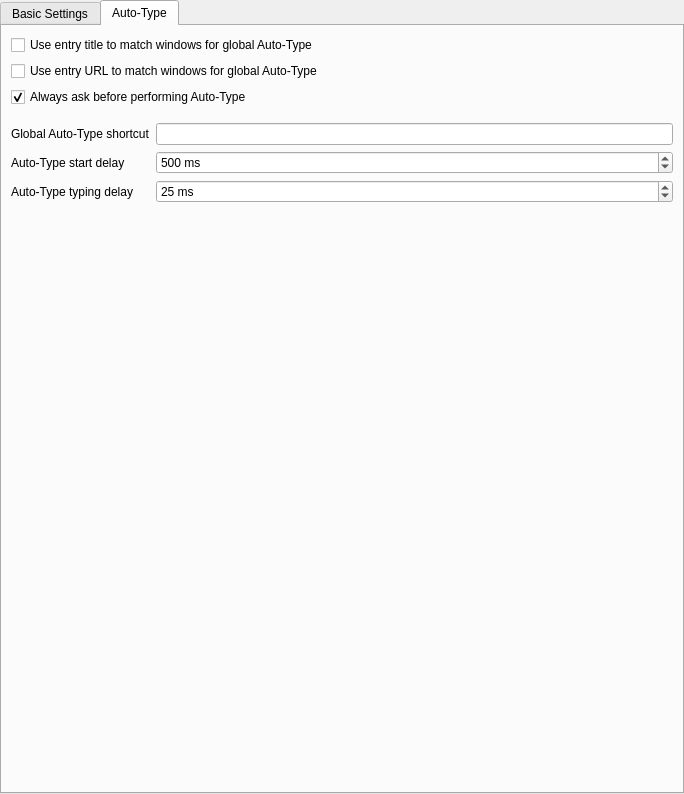
<?xml version="1.0" encoding="UTF-8"?>
<ui version="4.0">
 <class>ApplicationSettingsWidgetGeneral</class>
 <widget class="QWidget" name="ApplicationSettingsWidgetGeneral">
  <property name="geometry">
   <rect>
    <x>0</x>
    <y>0</y>
    <width>684</width>
    <height>794</height>
   </rect>
  </property>
  <layout class="QVBoxLayout" name="verticalLayout_3">
   <property name="leftMargin">
    <number>0</number>
   </property>
   <property name="topMargin">
    <number>0</number>
   </property>
   <property name="rightMargin">
    <number>0</number>
   </property>
   <property name="bottomMargin">
    <number>0</number>
   </property>
   <item>
    <widget class="QTabWidget" name="generalSettingsTabWidget">
     <property name="currentIndex">
      <number>1</number>
     </property>
     <widget class="QWidget" name="tabGeneral">
      <attribute name="title">
       <string>Basic Settings</string>
      </attribute>
      <layout class="QVBoxLayout" name="verticalLayout">
       <item>
        <widget class="QGroupBox" name="startupGroup">
         <property name="title">
          <string>Startup</string>
         </property>
         <layout class="QVBoxLayout" name="verticalLayout_4">
          <item>
           <widget class="QCheckBox" name="singleInstanceCheckBox">
            <property name="text">
             <string>Start only a single instance of KeePassXC</string>
            </property>
            <property name="checked">
             <bool>true</bool>
            </property>
           </widget>
          </item>
          <item>
           <widget class="QCheckBox" name="rememberLastDatabasesCheckBox">
            <property name="text">
             <string>Remember last databases</string>
            </property>
            <property name="checked">
             <bool>true</bool>
            </property>
           </widget>
          </item>
          <item>
           <widget class="QCheckBox" name="rememberLastKeyFilesCheckBox">
            <property name="text">
             <string>Remember last key files and security dongles</string>
            </property>
            <property name="checked">
             <bool>true</bool>
            </property>
           </widget>
          </item>
          <item>
           <widget class="QCheckBox" name="openPreviousDatabasesOnStartupCheckBox">
            <property name="text">
             <string>Load previous databases on startup</string>
            </property>
           </widget>
          </item>
          <item>
           <widget class="QCheckBox" name="systrayMinimizeOnStartup">
            <property name="text">
             <string>Minimize window at application startup</string>
            </property>
           </widget>
          </item>
         </layout>
        </widget>
       </item>
       <item>
        <widget class="QGroupBox" name="saveGroup">
         <property name="title">
          <string>File Management</string>
         </property>
         <layout class="QVBoxLayout" name="verticalLayout_5">
          <item>
           <widget class="QCheckBox" name="useAtomicSavesCheckBox">
            <property name="text">
             <string>Safely save database files (may be incompatible with Dropbox, etc)</string>
            </property>
            <property name="checked">
             <bool>true</bool>
            </property>
           </widget>
          </item>
          <item>
           <widget class="QCheckBox" name="backupBeforeSaveCheckBox">
            <property name="text">
             <string>Backup database file before saving</string>
            </property>
           </widget>
          </item>
          <item>
           <widget class="QCheckBox" name="autoSaveAfterEveryChangeCheckBox">
            <property name="text">
             <string>Automatically save after every change</string>
            </property>
           </widget>
          </item>
          <item>
           <widget class="QCheckBox" name="autoSaveOnExitCheckBox">
            <property name="text">
             <string>Automatically save on exit</string>
            </property>
           </widget>
          </item>
          <item>
           <widget class="QCheckBox" name="ignoreGroupExpansionCheckBox">
            <property name="text">
             <string>Don't mark database as modified for non-data changes (e.g., expanding groups)</string>
            </property>
           </widget>
          </item>
          <item>
           <widget class="QCheckBox" name="autoReloadOnChangeCheckBox">
            <property name="text">
             <string>Automatically reload the database when modified externally</string>
            </property>
           </widget>
          </item>
         </layout>
        </widget>
       </item>
       <item>
        <widget class="QGroupBox" name="entryGroup">
         <property name="title">
          <string>Entry Management</string>
         </property>
         <layout class="QVBoxLayout" name="verticalLayout_6">
          <item>
           <widget class="QCheckBox" name="useGroupIconOnEntryCreationCheckBox">
            <property name="text">
             <string>Use group icon on entry creation</string>
            </property>
            <property name="checked">
             <bool>true</bool>
            </property>
           </widget>
          </item>
          <item>
           <widget class="QCheckBox" name="minimizeOnCopyCheckBox">
            <property name="text">
             <string>Minimize when copying to clipboard</string>
            </property>
           </widget>
          </item>
          <item>
           <widget class="QCheckBox" name="detailsHideCheckBox">
            <property name="text">
             <string>Hide the Details view</string>
            </property>
           </widget>
          </item>
         </layout>
        </widget>
       </item>
       <item>
        <widget class="QGroupBox" name="generalGroup">
         <property name="title">
          <string>General</string>
         </property>
         <layout class="QVBoxLayout" name="verticalLayout_7">
          <item>
           <widget class="QCheckBox" name="toolbarHideCheckBox">
            <property name="text">
             <string>Hide toolbar (icons)</string>
            </property>
           </widget>
          </item>
          <item>
           <widget class="QCheckBox" name="systrayShowCheckBox">
            <property name="text">
             <string>Show a system tray icon</string>
            </property>
           </widget>
          </item>
          <item>
           <widget class="QWidget" name="systraySettings" native="true">
            <layout class="QVBoxLayout" name="systrayLayout">
             <property name="leftMargin">
              <number>0</number>
             </property>
             <property name="topMargin">
              <number>0</number>
             </property>
             <property name="rightMargin">
              <number>0</number>
             </property>
             <property name="bottomMargin">
              <number>0</number>
             </property>
             <item>
              <layout class="QHBoxLayout" name="horizontalLayout_2">
               <property name="spacing">
                <number>0</number>
               </property>
               <property name="sizeConstraint">
                <enum>QLayout::SetMaximumSize</enum>
               </property>
               <item>
                <spacer name="horizontalSpacer">
                 <property name="orientation">
                  <enum>Qt::Horizontal</enum>
                 </property>
                 <property name="sizeType">
                  <enum>QSizePolicy::Fixed</enum>
                 </property>
                 <property name="sizeHint" stdset="0">
                  <size>
                   <width>40</width>
                   <height>20</height>
                  </size>
                 </property>
                </spacer>
               </item>
               <item>
                <widget class="QCheckBox" name="systrayMinimizeToTrayCheckBox">
                 <property name="enabled">
                  <bool>false</bool>
                 </property>
                 <property name="sizePolicy">
                  <sizepolicy hsizetype="Minimum" vsizetype="Fixed">
                   <horstretch>0</horstretch>
                   <verstretch>0</verstretch>
                  </sizepolicy>
                 </property>
                 <property name="text">
                  <string>Hide window to system tray when minimized</string>
                 </property>
                </widget>
               </item>
              </layout>
             </item>
             <item>
              <layout class="QHBoxLayout" name="horizontalLayout_3">
               <property name="spacing">
                <number>0</number>
               </property>
               <property name="sizeConstraint">
                <enum>QLayout::SetMaximumSize</enum>
               </property>
               <item>
                <spacer name="horizontalSpacer_2">
                 <property name="orientation">
                  <enum>Qt::Horizontal</enum>
                 </property>
                 <property name="sizeType">
                  <enum>QSizePolicy::Fixed</enum>
                 </property>
                 <property name="sizeHint" stdset="0">
                  <size>
                   <width>40</width>
                   <height>20</height>
                  </size>
                 </property>
                </spacer>
               </item>
               <item>
                <widget class="QCheckBox" name="systrayMinimizeOnCloseCheckBox">
                 <property name="enabled">
                  <bool>false</bool>
                 </property>
                 <property name="text">
                  <string>Hide window to system tray instead of app exit</string>
                 </property>
                </widget>
               </item>
              </layout>
             </item>
             <item>
              <layout class="QHBoxLayout" name="horizontalLayout_4">
               <property name="spacing">
                <number>0</number>
               </property>
               <property name="sizeConstraint">
                <enum>QLayout::SetMaximumSize</enum>
               </property>
               <item>
                <spacer name="horizontalSpacer_3">
                 <property name="orientation">
                  <enum>Qt::Horizontal</enum>
                 </property>
                 <property name="sizeType">
                  <enum>QSizePolicy::Fixed</enum>
                 </property>
                 <property name="sizeHint" stdset="0">
                  <size>
                   <width>40</width>
                   <height>20</height>
                  </size>
                 </property>
                </spacer>
               </item>
               <item>
                <widget class="QCheckBox" name="systrayDarkIconCheckBox">
                 <property name="enabled">
                  <bool>false</bool>
                 </property>
                 <property name="text">
                  <string>Dark system tray icon</string>
                 </property>
                </widget>
               </item>
              </layout>
             </item>
            </layout>
           </widget>
          </item>
          <item>
           <layout class="QHBoxLayout" name="languageLabelLayout_2">
            <property name="spacing">
             <number>15</number>
            </property>
            <item alignment="Qt::AlignRight">
             <widget class="QLabel" name="languageLabel_2">
              <property name="sizePolicy">
               <sizepolicy hsizetype="Preferred" vsizetype="Fixed">
                <horstretch>0</horstretch>
                <verstretch>0</verstretch>
               </sizepolicy>
              </property>
              <property name="text">
               <string>Language</string>
              </property>
             </widget>
            </item>
            <item>
             <widget class="QComboBox" name="languageComboBox">
              <property name="sizePolicy">
               <sizepolicy hsizetype="Expanding" vsizetype="Fixed">
                <horstretch>0</horstretch>
                <verstretch>0</verstretch>
               </sizepolicy>
              </property>
             </widget>
            </item>
           </layout>
          </item>
         </layout>
        </widget>
       </item>
       <item>
        <spacer name="verticalSpacer_2">
         <property name="orientation">
          <enum>Qt::Vertical</enum>
         </property>
         <property name="sizeType">
          <enum>QSizePolicy::Expanding</enum>
         </property>
         <property name="sizeHint" stdset="0">
          <size>
           <width>20</width>
           <height>40</height>
          </size>
         </property>
        </spacer>
       </item>
      </layout>
     </widget>
     <widget class="QWidget" name="tabAutotype">
      <attribute name="title">
       <string>Auto-Type</string>
      </attribute>
      <layout class="QVBoxLayout" name="verticalLayout_2">
       <item>
        <widget class="QCheckBox" name="autoTypeEntryTitleMatchCheckBox">
         <property name="text">
          <string>Use entry title to match windows for global Auto-Type</string>
         </property>
        </widget>
       </item>
       <item>
        <widget class="QCheckBox" name="autoTypeEntryURLMatchCheckBox">
         <property name="text">
          <string>Use entry URL to match windows for global Auto-Type</string>
         </property>
        </widget>
       </item>
       <item>
        <widget class="QCheckBox" name="autoTypeAskCheckBox">
         <property name="text">
          <string>Always ask before performing Auto-Type</string>
         </property>
         <property name="checked">
          <bool>true</bool>
         </property>
        </widget>
       </item>
       <item>
        <layout class="QFormLayout" name="formLayout_2">
         <property name="topMargin">
          <number>10</number>
         </property>
         <item row="1" column="0">
          <widget class="QLabel" name="autoTypeShortcutLabel">
           <property name="text">
            <string>Global Auto-Type shortcut</string>
           </property>
          </widget>
         </item>
         <item row="1" column="1">
          <widget class="ShortcutWidget" name="autoTypeShortcutWidget">
           <property name="sizePolicy">
            <sizepolicy hsizetype="Expanding" vsizetype="Fixed">
             <horstretch>0</horstretch>
             <verstretch>0</verstretch>
            </sizepolicy>
           </property>
          </widget>
         </item>
         <item row="3" column="0">
          <widget class="QLabel" name="autoTypeDelayLabel">
           <property name="text">
            <string>Auto-Type typing delay</string>
           </property>
          </widget>
         </item>
         <item row="3" column="1">
          <widget class="QSpinBox" name="autoTypeDelaySpinBox">
           <property name="sizePolicy">
            <sizepolicy hsizetype="Minimum" vsizetype="Fixed">
             <horstretch>0</horstretch>
             <verstretch>0</verstretch>
            </sizepolicy>
           </property>
           <property name="suffix">
            <string comment="Milliseconds"> ms</string>
           </property>
           <property name="prefix">
            <string/>
           </property>
           <property name="maximum">
            <number>1000</number>
           </property>
           <property name="value">
            <number>25</number>
           </property>
          </widget>
         </item>
         <item row="2" column="0">
          <widget class="QLabel" name="autoTypeStartDelayLabel">
           <property name="text">
            <string>Auto-Type start delay</string>
           </property>
          </widget>
         </item>
         <item row="2" column="1">
          <widget class="QSpinBox" name="autoTypeStartDelaySpinBox">
           <property name="sizePolicy">
            <sizepolicy hsizetype="Minimum" vsizetype="Fixed">
             <horstretch>0</horstretch>
             <verstretch>0</verstretch>
            </sizepolicy>
           </property>
           <property name="suffix">
            <string comment="Milliseconds"> ms</string>
           </property>
           <property name="prefix">
            <string/>
           </property>
           <property name="minimum">
            <number>100</number>
           </property>
           <property name="maximum">
            <number>10000</number>
           </property>
           <property name="singleStep">
            <number>100</number>
           </property>
           <property name="value">
            <number>500</number>
           </property>
          </widget>
         </item>
        </layout>
       </item>
       <item>
        <spacer name="verticalSpacer_3">
         <property name="orientation">
          <enum>Qt::Vertical</enum>
         </property>
         <property name="sizeHint" stdset="0">
          <size>
           <width>20</width>
           <height>40</height>
          </size>
         </property>
        </spacer>
       </item>
      </layout>
     </widget>
    </widget>
   </item>
  </layout>
 </widget>
 <customwidgets>
  <customwidget>
   <class>ShortcutWidget</class>
   <extends>QLineEdit</extends>
   <header>autotype/ShortcutWidget.h</header>
  </customwidget>
 </customwidgets>
 <resources/>
 <connections/>
</ui>
